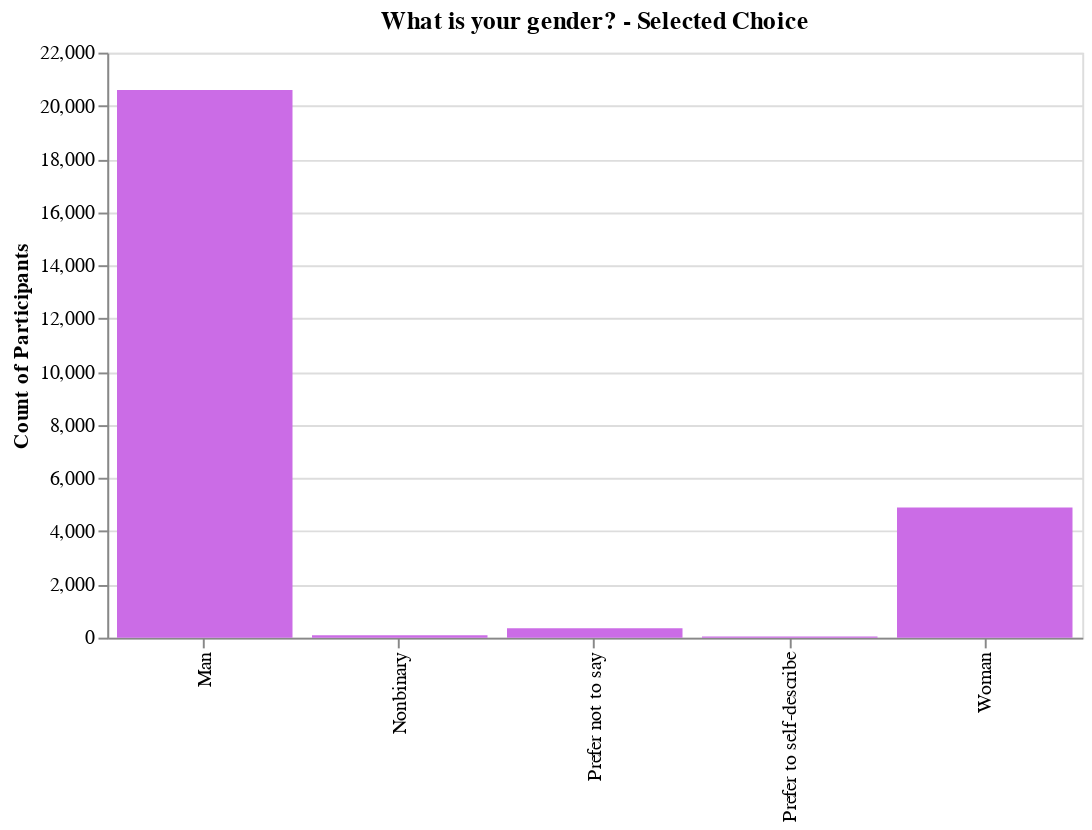

Notebook source saved alongside this figure:
### Code cell
ordered_bar(df, 'Q2')

### Figure 1 — Vega-Lite specification as saved in the notebook (floating-point values rounded to 4 significant figures)
{"config": {"view": {"continuousWidth": 400, "continuousHeight": 300}}, "data": {"name": "data-4c2b45f02f53a061bec91b8a45b61cce"}, "mark": {"type": "bar", "color": "#CB6CE6"}, "encoding": {"x": {"type": "nominal", "field": "Q2", "title": null}, "y": {"type": "quantitative", "field": "Time from Start to Finish (seconds)", "title": "Count of Participants"}}, "height": 300, "title": "What is your gender? - Selected Choice", "width": 500, "$schema": "https://vega.github.io/schema/vega-lite/v4.8.1.json", "datasets": {"data-4c2b45f02f53a061bec91b8a45b61cce": [{"Q2": "Man", "Time from Start to Finish (seconds)": 20598}, {"Q2": "Nonbinary", "Time from Start to Finish (seconds)": 88}, {"Q2": "Prefer not to say", "Time from Start to Finish (seconds)": 355}, {"Q2": "Prefer to self-describe", "Time from Start to Finish (seconds)": 42}, {"Q2": "Woman", "Time from Start to Finish (seconds)": 4890}]}}
